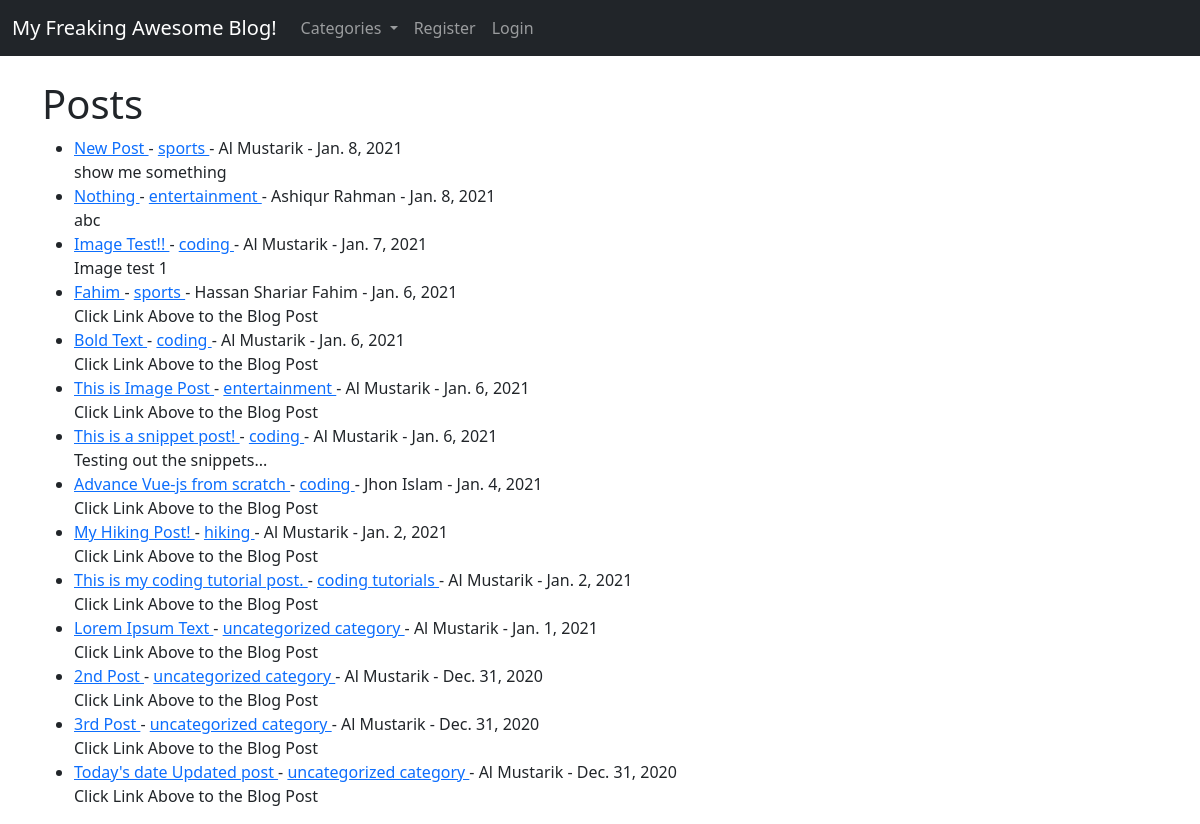
The page / on the database its author committed.
### myblog/models.py (models this page shows, shortened)
class Post(models.Model):
    title = models.CharField(max_length=255)
    header_image = models.ImageField(null=True, blank=True, upload_to="images/")
    title_tag = models.CharField(max_length=255, default="My Freaking Awesome Blog")
    author = models.ForeignKey(User, on_delete=models.CASCADE)
    body = RichTextField(blank=True, null=True)
    post_date = models.DateField(auto_now_add=True)
    category = models.CharField(max_length=255, default="coding")
    snippet = models.CharField(max_length=255)
    likes = models.ManyToManyField(User, related_name='blog_posts')

### myblog/views.py (the view)
# urls.py: path('', HomeView.as_view(), name="home"),
class HomeView(ListView):
    model = Post
    template_name = 'home.html'
    cats = Category.objects.all()
    ordering = ['-post_date']
    def get_context_data(self, *args, **kwargs):
        cat_menu = Category.objects.all()
        context = super(HomeView, self).get_context_data(*args, **kwargs)
        context["cat_menu"] = cat_menu
        return context

### myblog/models.py (called while the page is built)
    def __str__(self):
        return self.name

### templates/home.html (shortened to what this page needs)
{% extends 'base.html' %}
{% block content %}
<h1>Posts</h1>
<ul>
{% for post in object_list %}
    <li>
    <a href="{% url 'article-detail' post.pk %}" >
        {{ post.title }} </a>
        - <a href="{% url 'category' post.category|slugify %}"> {{ post.category }} </a>
        - {{ post.author.first_name }}
        {{ post.author.last_name }} -
        {{ post.post_date }}
        <br/>
    {{ post.snippet }}
    </li>
{% endfor %}
</ul>
{% endblock %}

### rows shown on the page
Post: title "New Post", category "sports", author.first_name "Al", author.last_name "Mustarik", post_date "Jan. 8, 2021", snippet "show me something"
Post: title "Nothing", category "entertainment", author.first_name "Ashiqur", author.last_name "Rahman", post_date "Jan. 8, 2021", snippet "abc"
Post: title "Image Test!!", category "coding", author.first_name "Al", author.last_name "Mustarik", post_date "Jan. 7, 2021", snippet "Image test 1"
Post: title "Fahim", category "sports", author.first_name "Hassan Shariar", author.last_name "Fahim", post_date "Jan. 6, 2021", snippet "Click Link Above to the Blog Post"
Post: title "Bold Text", category "coding", author.first_name "Al", author.last_name "Mustarik", post_date "Jan. 6, 2021", snippet "Click Link Above to the Blog Post"
Post: title "This is Image Post", category "entertainment", author.first_name "Al", author.last_name "Mustarik", post_date "Jan. 6, 2021", snippet "Click Link Above to the Blog Post"
Post: title "This is a snippet post!", category "coding", author.first_name "Al", author.last_name "Mustarik", post_date "Jan. 6, 2021", snippet "Testing out the snippets..."
Post: title "Advance Vue-js from scratch", category "coding", author.first_name "Jhon", author.last_name "Islam", post_date "Jan. 4, 2021", snippet "Click Link Above to the Blog Post"
Post: title "My Hiking Post!", category "hiking", author.first_name "Al", author.last_name "Mustarik", post_date "Jan. 2, 2021", snippet "Click Link Above to the Blog Post"
Post: title "This is my coding tutorial post.", category "coding tutorials", author.first_name "Al", author.last_name "Mustarik", post_date "Jan. 2, 2021", snippet "Click Link Above to the Blog Post"
Post: title "Lorem Ipsum Text", category "uncategorized category", author.first_name "Al", author.last_name "Mustarik", post_date "Jan. 1, 2021", snippet "Click Link Above to the Blog Post"
Post: title "2nd Post", category "uncategorized category", author.first_name "Al", author.last_name "Mustarik", post_date "Dec. 31, 2020", snippet "Click Link Above to the Blog Post"
Post: title "3rd Post", category "uncategorized category", author.first_name "Al", author.last_name "Mustarik", post_date "Dec. 31, 2020", snippet "Click Link Above to the Blog Post"
Post: title "Today's date Updated post", category "uncategorized category", author.first_name "Al", author.last_name "Mustarik", post_date "Dec. 31, 2020", snippet "Click Link Above to the Blog Post"
